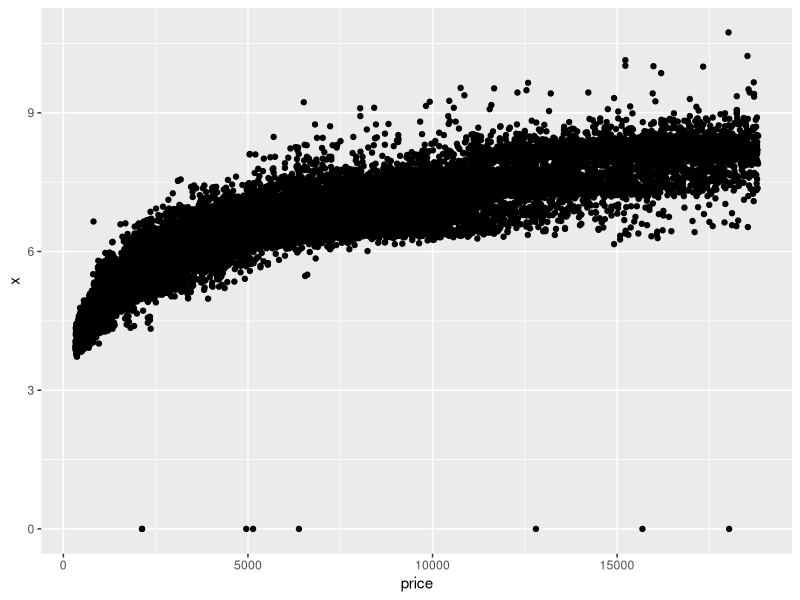
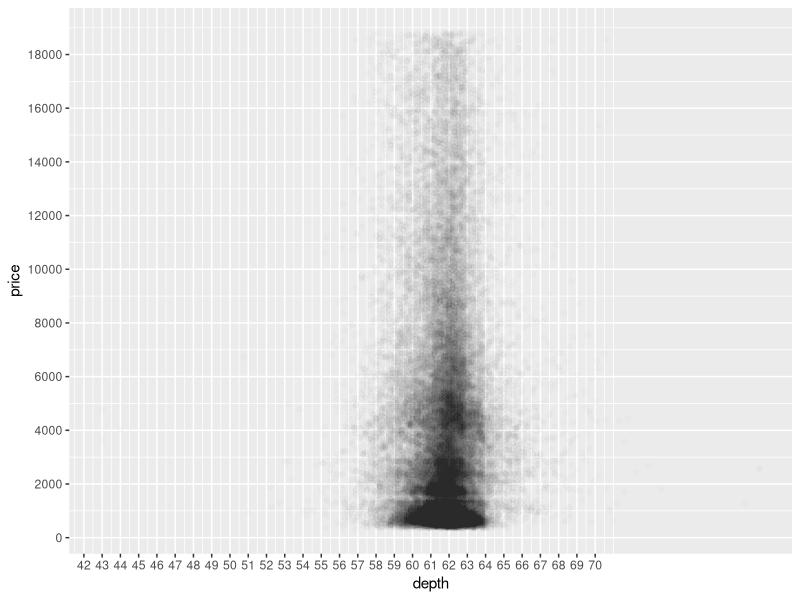
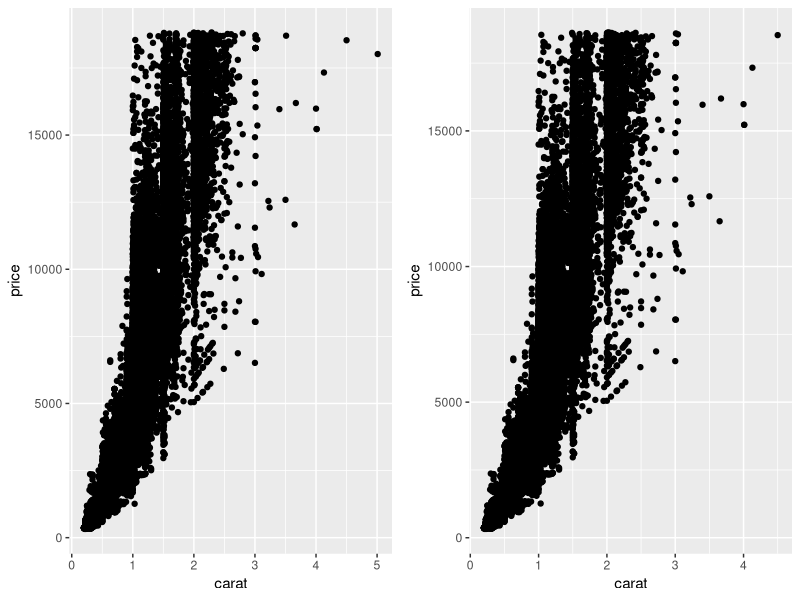
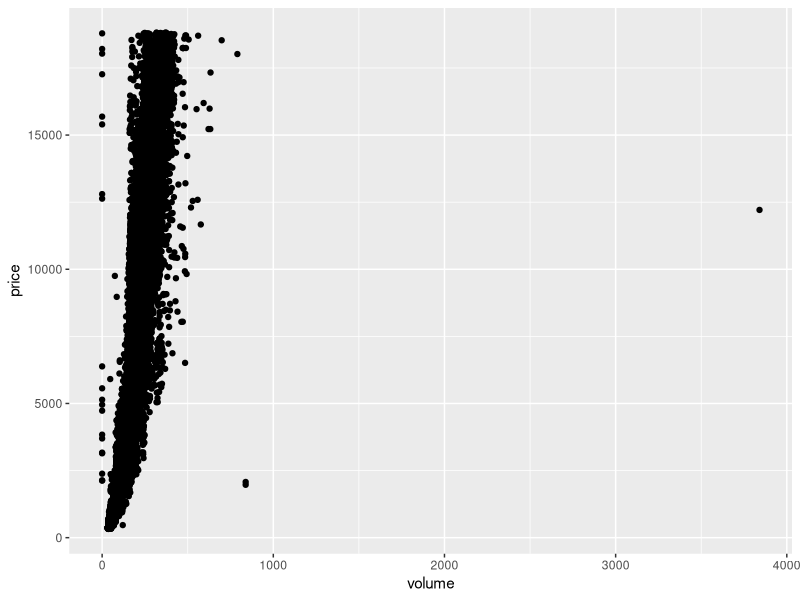
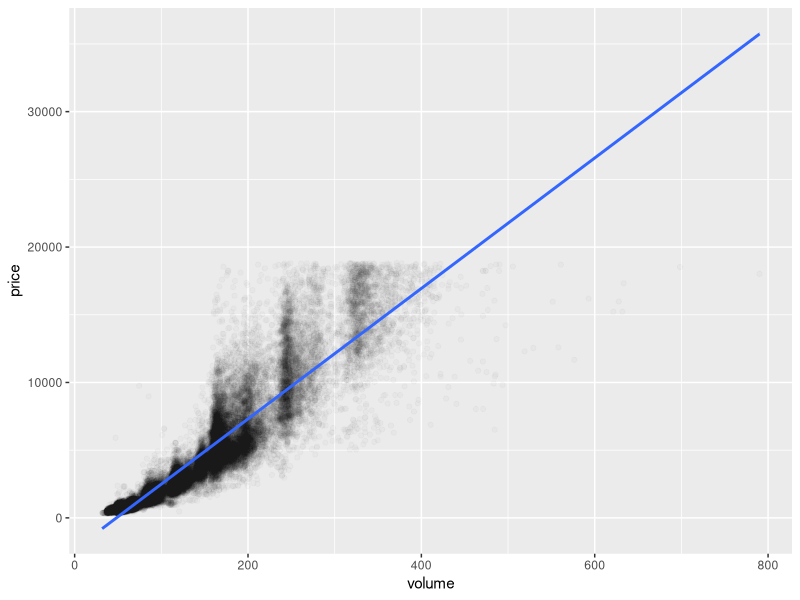
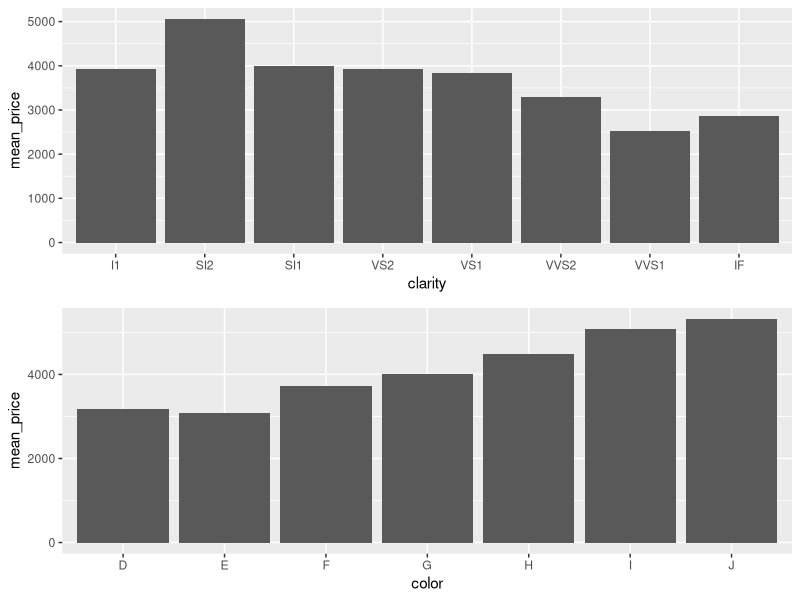

Write the R code that produced these figures, in order.
install.packages('ggplot2')
library(ggplot2)
data(diamonds)

# Quiz 1, 2
ggplot(data=diamonds, aes(x=price, y=x)) +
  geom_point()

# Quiz 3
cor.test(diamonds$price, diamonds$x)
cor.test(diamonds$price, diamonds$y)
cor.test(diamonds$price, diamonds$z)

# Quiz 4, 5, 6
ggplot(data=diamonds, aes(y=price, x=depth)) +
  geom_point(alpha= 1/100) +
  scale_y_continuous(breaks = seq(0, 20000, by = 2000)) +
  scale_x_continuous(breaks = seq(40, 70, by = 1))

# Quiz 7
cor.test(diamonds$price, diamonds$depth)

# Quiz 8
p1 <- ggplot(aes(y=price, x=carat), data=diamonds) +
  geom_point()

p2 <- ggplot(aes(y=price, x=carat), data=subset(diamonds, (price <= 18635 & carat <= 4.96))) +
  geom_point()

install.packages('gridExtra')
library(gridExtra)

grid.arrange(p1, p2, ncol=2)

# Quiz 9
diamonds$volume <- diamonds$x*diamonds$y*diamonds$z
ggplot(aes(y=price, x=volume), data=diamonds) +
  geom_point()

# Quiz 10
subset(diamonds, volume == 0)

# Quiz 11: Correlations on Subsets
s_diamonds <- subset(diamonds, volume <= 800 & volume != 0)
cor.test(s_diamonds$price, s_diamonds$volume)

# Quiz 12: Adjustments - price vs. volume
# https://ggplot2.tidyverse.org/reference/geom_smooth.html
ggplot(aes(y=price, x=volume), data=s_diamonds) +
  geom_point(alpha = 1/50) +
  geom_smooth(method = lm)

# Quiz 13: Mean Price by Clarity
# https://rpubs.com/profversaggi/lesson_four_problem_set
install.packages('dplyr')
library(dplyr)
diamondsByClarity <- diamonds %>%
  group_by(clarity) %>%
  summarise(mean_price = mean(price),
            median_price = median(price),
            min_price = min(price),
            max_price = max(price),
            n = n())

# Quiz 14: Bar Charts of Mean Price
diamonds_by_clarity <- group_by(diamonds, clarity)
diamonds_mp_by_clarity <- summarise(diamonds_by_clarity, mean_price = mean(price))

diamonds_by_color <- group_by(diamonds, color)
diamonds_mp_by_color <- summarise(diamonds_by_color, mean_price = mean(price))

p1 <- ggplot(data=diamonds_mp_by_clarity, aes(clarity, mean_price)) + geom_col()

p2 <- ggplot(data=diamonds_mp_by_color, aes(color, mean_price)) + geom_col()

grid.arrange(p1, p2, ncol=1)

# Quiz 15: 

